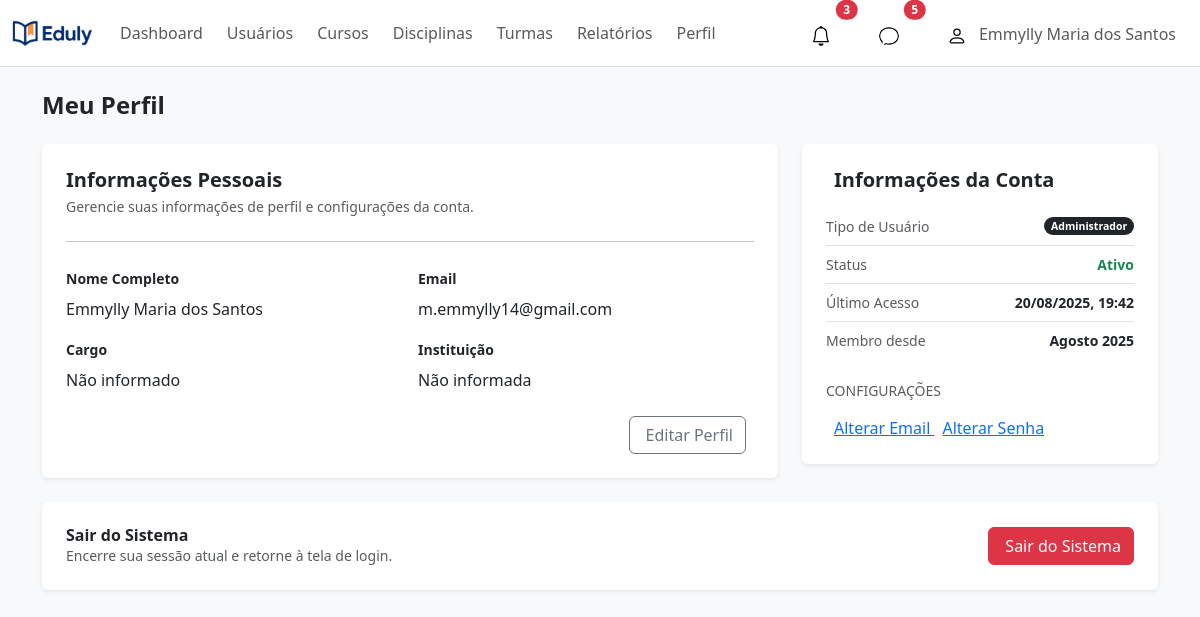
/perfil/ (signed in), run on the app's committed database.
### apps/usuarios/models.py (models this page shows)
class Usuario(AbstractUser):
    perfil_acesso = models.CharField(max_length=20, choices=[
        ('Administrador', 'Administrador'),
        ('Professor', 'Professor'),
        ('Aluno', 'Aluno')
    ])

### apps/usuarios/views/views_perfil.py (the view)
# urls.py: path('perfil/', views_perfil.perfil_usuario, name='perfil_usuario'),
@login_required(login_url='usuarios:login_eduly')
def perfil_usuario(request):
    logger.info(f"Usuário '{request.user.username}' acessou a página de perfil.")
    context = {
        'usuario': request.user
    }
    return render(request, 'autenticacao/perfil-usuario.html', context)

### apps/usuarios/templates/autenticacao/perfil-usuario.html (shortened to what this page needs)
{% extends "base.html" %}
{% load static %}
{% block content %}
<div class="container-lg my-4">
    <div class="d-flex justify-content-between align-items-center mb-4">
        <h2 class="h4 fw-bold mb-0">Meu Perfil</h2>
    </div>
    <div class="row g-4">
        <div class="col-lg-8">
            <div class="card border-0 shadow-sm">
                <div class="card-body p-4">
                    <h5 class="card-title fw-bold">Informações Pessoais</h5>
                    <p class="card-subtitle text-muted small">Gerencie suas informações de perfil e configurações da conta.</p>
                    <hr class="my-4">
                    <form action="{% url 'usuarios:editar_perfil_usuario' %}" method="POST" id="form-perfil">
                        <div class="row g-3">
                            <div class="col-md-6">
                                <label for="first_name" class="form-label small fw-bold">Nome Completo</label>
                                <div class="profile-field" data-field="first_name">{{ usuario.get_full_name|default:usuario.username }}</div>
                            </div>
                            <div class="col-md-6">
                                <label for="email" class="form-label small fw-bold">Email</label>
                                <div class="profile-field" data-field="email">{{ usuario.email }}</div>
                            </div>
                                {% if usuario.perfil_acesso == "Administrador" %}
                                    <div class="col-md-6">
                                        <label class="form-label small fw-bold">Cargo</label>
                                        <div class="profile-field">{{ usuario.cargo|default:'Não informado' }}</div>
                                    </div>
                                    <div class="col-md-6">
                                        <label class="form-label small fw-bold">Instituição</label>
                                        <div class="profile-field">{{ usuario.instituicao|default:'Não informada' }}</div>
                                    </div>
                                {% endif %}
                        </div>
                        <div class="d-flex justify-content-end mt-4">
                            <button type="button" class="btn btn-outline-secondary me-2" id="btn-editar">
                                 Editar Perfil
                            </button>
                        </div>
                    </form>
                </div>
            </div>
        </div>
        <div class="col-lg-4">
            <div class="card border-0 shadow-sm">
                <div class="card-body p-4">
                    <div class="d-flex align-items-center mb-3">
                        <h5 class="card-title fw-bold mb-0">Informações da Conta</h5>
                    </div>
                    <ul class="list-group list-group-flush small">
                        <li class="list-group-item d-flex justify-content-between align-items-center px-0">
                            <span class="text-muted">Tipo de Usuário</span>
                            <span class="badge bg-dark rounded-pill">{{ usuario.perfil_acesso|default:'Usuário' }}</span>
                        </li>
                        <li class="list-group-item d-flex justify-content-between align-items-center px-0">
                            <span class="text-muted">Status</span>
                            <span class="fw-bold {% if usuario.is_active %}text-success{% else %}text-danger{% endif %}">
                                {% if usuario.is_active %}Ativo{% else %}Inativo{% endif %}
                            </span>
                        </li>
                        <li class="list-group-item d-flex justify-content-between align-items-center px-0">
                            <span class="text-muted">Último Acesso</span>
                            <span class="fw-bold">{{ usuario.last_login|date:"d/m/Y, H:i"|default:"N/A" }}</span>
                        </li>
                        <li class="list-group-item d-flex justify-content-between align-items-center px-0">
                            <span class="text-muted">Membro desde</span>
                            <span class="fw-bold">{{ usuario.date_joined|date:"F Y" }}</span>
                        </li>
                    </ul>
                    <h6 class="text-muted small text-uppercase mt-4 mb-3">Configurações</h6>
                    <a href="#" class="config-link" id="btn-alterar-email-link">
                         Alterar Email
                    </a>
                    <a href="#" class="config-link" data-bs-toggle="modal" data-bs-target="#modalAlterarSenha">
                         Alterar Senha
                    </a>
                </div>
            </div>
        </div>
    </div>
    <div class="card border-0 shadow-sm mt-4">
        <div class="card-body p-4">
            <div class="d-flex justify-content-between align-items-center">
                <div>
                    <h6 class="fw-bold mb-0">Sair do Sistema</h6>
                    <p class="text-muted small mb-0">Encerre sua sessão atual e retorne à tela de login.</p>
                </div>
                <a href="{% url 'usuarios:logout_eduly' %}" class="btn btn-danger">
                     Sair do Sistema
                </a>
            </div>
        </div>
    </div>
</div>
{% endblock %}

### templates/navbar.html (shortened to what this page needs)
{% load static %}
<nav class="navbar navbar-expand-lg navbar-light bg-white border-bottom">
    <div class="container-fluid">
        <a class="navbar-brand" href="{% url 'usuarios:home_redirect' %}">
            <img src="{% static 'img/logoEduly.jpg' %}" alt="Logo Eduly" width="80">
        </a>
        <div class="collapse navbar-collapse" id="navbarNav">
            <ul class="navbar-nav me-auto mb-2 mb-lg-0">
                {% if request.user.perfil_acesso == "Aluno" %}
                    <li class="nav-item"><a class="nav-link" href="{% url 'usuarios:dashboard_aluno' %}">Meus Cursos</a></li>
                    <li class="nav-item"><a class="nav-link" href="#">Notas</a></li>
                    <li class="nav-item"><a class="nav-link" href="#">Frequência</a></li>
                    <li class="nav-item"><a class="nav-link" href="#">Avisos</a></li>
                    <li class="nav-item"><a class="nav-link" href="{% url 'usuarios:perfil_usuario' %}">Perfil</a></li>
                {% elif request.user.perfil_acesso == "Administrador" %}
                    <li class="nav-item"><a class="nav-link" href="{% url 'usuarios:dashboard_administrador' %}">Dashboard</a></li>
                    <li class="nav-item"><a class="nav-link" href="{% url 'usuarios:gerenciar_usuarios' %}">Usuários</a></li>
                    <li class="nav-item"><a class="nav-link" href="#">Cursos</a></li>
                    <li class="nav-item"><a class="nav-link" href="#">Disciplinas</a></li>
                    <li class="nav-item"><a class="nav-link" href="#">Turmas</a></li>
                    <li class="nav-item"><a class="nav-link" href="#">Relatórios</a></li>
                    <li class="nav-item"><a class="nav-link" href="{% url 'usuarios:perfil_usuario' %}">Perfil</a></li>
                {% endif %}
            </ul>
            <ul class="navbar-nav ms-auto d-flex align-items-center">
                <li class="nav-item me-3">
                    <a class="nav-link position-relative" href="#">
                        <img src="{% static 'img/bell.svg' %}" alt="notificacao" width="20" class="rounded-circle me-2">
                        <span class="position-absolute top-0 start-100 translate-middle badge rounded-pill bg-danger">3</span>
                    </a>
                </li>
                <li class="nav-item me-3">
                    <a class="nav-link position-relative" href="#">
                        <img src="{% static 'img/chat.svg' %}" alt="chat" width="20" class="rounded-circle me-2">
                        <span class="position-absolute top-0 start-100 translate-middle badge rounded-pill bg-danger">5</span>
                    </a>
                </li>
                <li class="nav-item dropdown">
                    <a class="nav-link position-relative" href="#">
                        <img src="{% static 'img/avatar.svg' %}" alt="Avatar" width="20" class="rounded-circle me-2">
                        <span>{{ request.user.get_full_name|default:request.user.username }}</span>
                    </a>
                </li>
            </ul>
        </div>
    </div>
</nav>

### static/css/style.css (style rules this page uses)
.navbar-nav .nav-link { color: #5a5a5a; font-weight: 500; margin: 0 0.25rem; padding: 0.5rem 1rem; }

### data on the page
Usuario: user.get_full_name "Emmylly Maria dos Santos", get_full_name "Emmylly Maria dos Santos", email "m.emmylly14@gmail.com", perfil_acesso "Administrador", last_login "20/08/2025, 19:42", date_joined "Agosto 2025"

### other printed values
{{ usuario.cargo|default:'Não informado' }} "Não informado"
{{ usuario.instituicao|default:'Não informada' }} "Não informada"
